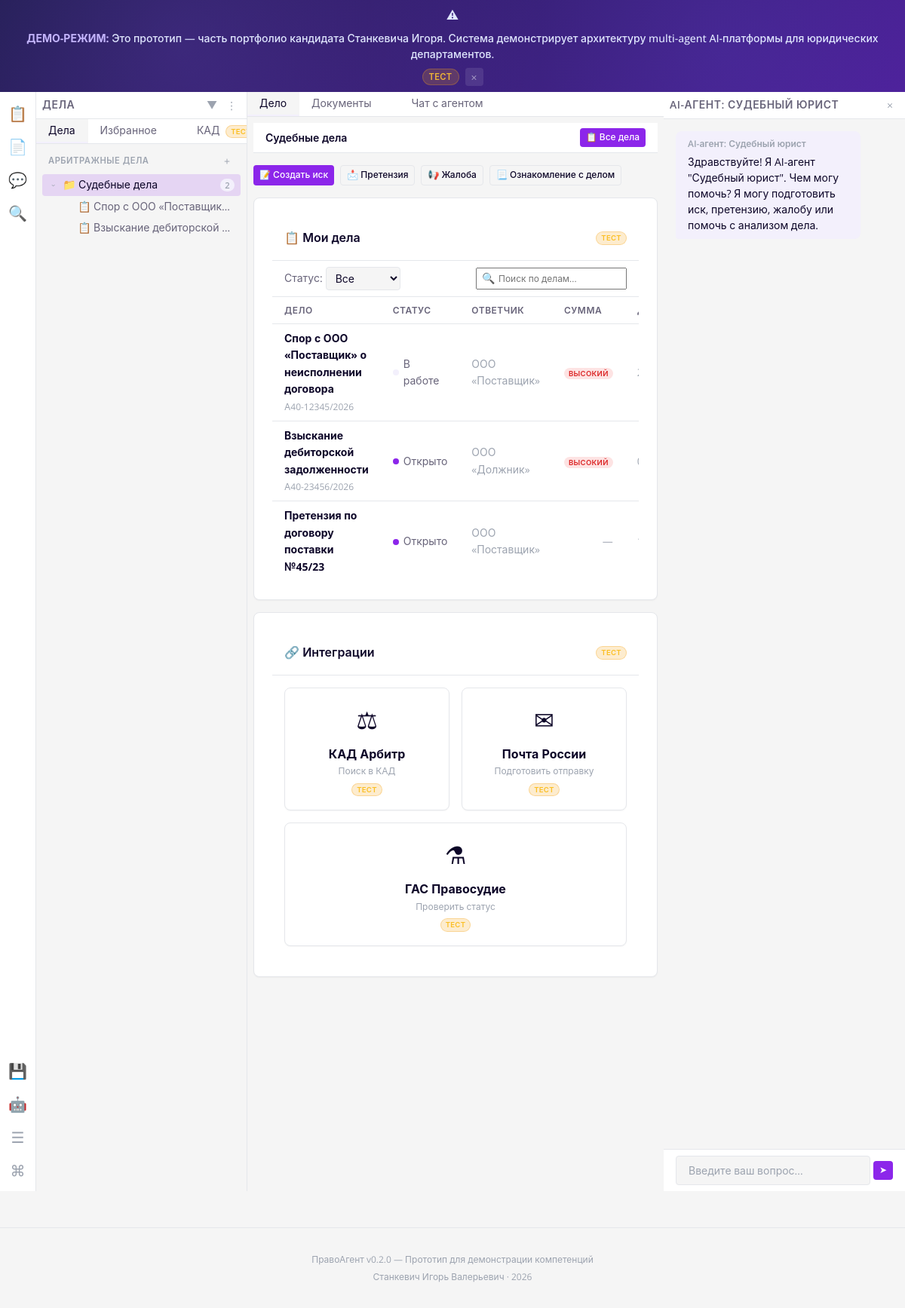
The page /app/litigation on the database its author committed.
### backend/models/base.py (models this page shows)
class Case(Base):
    __tablename__ = "cases"
    id = Column(Integer, primary_key=True, index=True)
    title = Column(String, nullable=False)
    description = Column(Text, default="")
    status = Column(String, default="open")  # open | in_progress | closed
    case_type = Column(String, default="litigation")  # litigation | contracts | general
    court = Column(String, nullable=True)
    judge = Column(String, nullable=True)
    plaintiff = Column(String, nullable=True)
    defendant = Column(String, nullable=True)
    case_number = Column(String, nullable=True)
    priority = Column(String, default="normal")  # low | normal | high | urgent
    user_id = Column(Integer, ForeignKey("users.id"), nullable=True)
    tenant_id = Column(Integer, ForeignKey("tenants.id"), nullable=True)
    created_at = Column(DateTime, default=datetime.datetime.utcnow)
    updated_at = Column(DateTime, default=datetime.datetime.utcnow, onupdate=datetime.datetime.utcnow)
    user = relationship("User", back_populates="cases")
    documents = relationship("Document", back_populates="case")

### backend/router/workspace.py (the view)
@router.get("/litigation")
def litigation_workspace(
    current_user: User = Depends(require_role("litigation", "head_legal", "admin")),
    db: Session = Depends(get_db),
):
    cases = (
        db.query(Case)
        .filter(Case.tenant_id == current_user.tenant_id)
        .all()
    )
    documents = (
        db.query(Document)
        .filter(Document.tenant_id == current_user.tenant_id)
        .count()
    )
    config = get_workspace_config("litigation")
    return render_workspace(
        "workspaces/litigation.html",
        request={},
        user=current_user,
        workspace_id="litigation",
        workspace_config=config,
        cases=cases,
        documents_count=documents,
        demo_mode=True,
        now=datetime.datetime.utcnow(),
    )

### templates/workspaces/litigation.html (shortened to what this page needs)
{% extends "base.html" %}
{% block activity_bar %}
<div class="panel-activity-bar">
    <button class="activity-bar-item active" data-panel="explorer" title="Дела (Ctrl+B)">
        &#128203;
    </button>
    <button class="activity-bar-item" data-panel="documents" title="Документы">
        &#128196;
    </button>
    <button class="activity-bar-item" data-panel="chat-agent" title="Чат с AI-агентом">
        &#128172;
    </button>
    <button class="activity-bar-item" data-panel="kad" title="КАД Арбитр">
        &#128269;
    </button>
    <div class="activity-bar-bottom">
        <button class="activity-bar-item" onclick="document.getElementById('git-modal').classList.add('open')" title="Git-интеграция">
            &#128190;
        </button>
        <button class="activity-bar-item" onclick="document.getElementById('agents-modal').classList.add('open')" title="AI-агенты">
            &#129302;
        </button>
        <button class="activity-bar-item" data-action="toggle-sidebar" title="Toggle Sidebar">
            &#9776;
        </button>
        <button class="activity-bar-item" id="omnibox-trigger" onclick="window.omnibox.open()" title="Command Palette (Ctrl+K)">
            &#8984;
        </button>
    </div>
</div>
{% endblock %}
{% block sidebar_panel %}
<div class="panel" data-panel-id="explorer" data-default-width="280">
    <div class="panel-header">
        <span class="panel-header-title">Дела</span>
        <div class="panel-header-actions">
            <button class="panel-header-btn" title="Collapse" data-action="collapse-panel">&#9660;</button>
            <button class="panel-header-btn" title="More">&#8942;</button>
        </div>
    </div>
    <div class="panel-tabs">
        <div class="panel-tab active" data-tab-target="cases-tree">
            <span>Дела</span>
        </div>
        <div class="panel-tab" data-tab-target="favorites">
            <span>Избранное</span>
        </div>
        <div class="panel-tab" data-tab-target="kad-panel">
            <span>
                КАД
                <span class="badge badge-test badge-sm" style="margin-left: 4px;">ТЕСТ</span>
            </span>
        </div>
    </div>
    <div class="panel-body" style="padding: 0;">
        <div class="panel-section" data-tab-content="cases-tree" style="padding: var(--space-sm);">
            <div class="workspace-sidebar-header">
                <span class="workspace-sidebar-title">Арбитражные дела</span>
                <button class="workspace-sidebar-action" title="Создать дело">+</button>
            </div>
            <div class="tree tree-scrollable">
                {% if cases %}
                    {% set arb_cases = cases|selectattr("case_type", "equalto", "litigation")|list %}
                    {% if arb_cases %}
                    <div class="tree-item">
                        <div class="tree-item-content tree-selected">
                            <span class="tree-toggle expanded">&rsaquo;</span>
                            <span class="tree-icon tree-icon-folder">&#128193;</span>
                            <span class="tree-label">Судебные дела</span>
                            <span class="tree-meta badge badge-sm badge-default">{{ arb_cases|length }}</span>
                        </div>
                        <ul class="tree-children" style="display: block;">
                            {% for case in arb_cases %}
                            <li class="tree-item">
                                <div class="tree-item-content" onclick="openDocument({{ case.id }})" style="cursor: pointer;">
                                    <span class="tree-icon tree-icon-case">&#128203;</span>
                                    <span class="tree-label">{{ case.title }}</span>
                                </div>
                            </li>
                            {% endfor %}
                        </ul>
                    </div>
                    {% endif %}
                {% else %}
                    <div class="panel-empty">
                        <div class="panel-empty-icon">&#128203;</div>
                        <div class="panel-empty-text">Нет дел. Создайте новое дело.</div>
                    </div>
                {% endif %}
            </div>
        </div>
    </div>
</div>
{% endblock %}
{% block main_panel %}
<div class="panel" data-panel-id="main" style="border-right: none;">
    <div class="panel-tabs">
        <div class="panel-tab active" data-tab-target="case-view">
            <span>Дело</span>
        </div>
        <div class="panel-tab" data-tab-target="documents-tab">
            <span>Документы</span>
        </div>
        <div class="panel-tab" data-tab-target="chat-tab">
            <span>Чат с агентом</span>
        </div>
    </div>
    <div class="panel-body" data-tab-content="case-view">
        <div class="workspace-toolbar">
            <span class="workspace-toolbar-title">Судебные дела</span>
            <div class="workspace-toolbar-actions">
                <button class="btn btn-sm">&#128203; Все дела</button>
            </div>
        </div>
        <div style="display: flex; gap: var(--space-sm); padding: var(--space-md) 0; flex-wrap: wrap;">
            <button class="btn btn-sm" onclick="sendToAiChat('Подготовь исковое заявление по выбранному делу')">&#128221; Создать иск</button>
            <button class="btn btn-sm btn-secondary" onclick="sendToAiChat('Подготовь претензию контрагенту по выбранному делу')">&#128233; Претензия</button>
            <button class="btn btn-sm btn-secondary" onclick="sendToAiChat('Подготовь жалобу по выбранному делу')">&#128226; Жалоба</button>
            <button class="btn btn-sm btn-secondary" onclick="sendToAiChat('Подготовь ходатайство об ознакомлении с материалами дела')">&#128195; Ознакомление с делом</button>
        </div>
        <div class="card">
            <div class="card-header">
                <span class="card-header-title">&#128203; Мои дела</span>
                <div class="card-header-actions">
                    <span class="badge badge-test badge-sm">ТЕСТ</span>
                </div>
            </div>
            <div class="card-body" style="padding: 0;">
                <div class="table-filters">
                    <div class="table-filter">
                        <label>Статус:</label>
                        <select>
                            <option>Все</option>
                        </select>
                    </div>
                    <div class="table-filter-search">
                        <span class="search-icon">&#128269;</span>
                        <input type="text" placeholder="Поиск по делам..." class="form-input-sm">
                    </div>
                </div>
                <div class="data-table-wrapper">
                    <table class="data-table">
                        <thead>
                            <tr>
                                <th>Дело</th>
                                <th>Статус</th>
                                <th>Ответчик</th>
                                <th>Сумма</th>
                                <th>Дата</th>
                            </tr>
                        </thead>
                        <tbody>
                            {% if cases %}
                                {% for case in cases %}
                                <tr>
                                    <td>
                                        <strong>{{ case.title }}</strong>
                                        {% if case.case_number %}
                                        <br><span class="text-xs text-muted">{{ case.case_number }}</span>
                                        {% endif %}
                                    </td>
                                    <td>
                                        {% if case.status == "open" %}
                                        <span class="status-text"><span class="status-dot status-dot-open"></span> Открыто</span>
                                        {% elif case.status == "in_progress" %}
                                        <span class="status-text"><span class="status-dot status-dot-in_progress"></span> В работе</span>
                                        {% elif case.status == "closed" %}
                                        <span class="status-text"><span class="status-dot status-dot-closed"></span> Закрыто</span>
                                        {% else %}
                                        <span class="status-text">{{ case.status }}</span>
                                        {% endif %}
                                    </td>
                                    <td class="cell-muted">{{ case.defendant or "—" }}</td>
                                    <td class="cell-right">
                                        {% if case.priority == "high" or case.priority == "urgent" %}
                                        <span class="badge badge-danger badge-sm">Высокий</span>
                                        {% else %}
                                        <span class="text-muted">—</span>
                                        {% endif %}
                                    </td>
                                    <td class="cell-muted">{{ case.created_at.strftime("%d.%m.%Y") if case.created_at else "—" }}</td>
                                </tr>
                                {% endfor %}
                            {% else %}
                                <tr>
                                    <td colspan="6" style="text-align: center; padding: var(--space-xl); color: var(--color-text-muted);">
                                        Нет дел. Начните с создания первого дела.
                                    </td>
                                </tr>
                            {% endif %}
                        </tbody>
                    </table>
                </div>
            </div>
        </div>
        <div class="card" style="margin-top: var(--space-md);">
            <div class="card-header">
                <span class="card-header-title">&#128279; Интеграции</span>
                <div class="card-header-actions">
                    <span class="badge badge-test badge-sm">ТЕСТ</span>
                </div>
            </div>
            <div class="card-body">
                <div style="display: flex; gap: var(--space-md); flex-wrap: wrap;">
                    <div class="card" style="flex: 1; min-width: 200px; text-align: center; padding: var(--space-md); cursor: pointer;" onclick="sendToAiChat('Найди дело в КАД Арбитраж по номеру. Расскажи, что известно о деле в открытых источниках.')">
                        <div style="font-size: 2rem; margin-bottom: var(--space-sm);">&#9878;</div>
                        <strong>КАД Арбитр</strong>
                        <p class="text-xs text-muted">Поиск в КАД</p>
                        <span class="badge badge-test badge-sm">ТЕСТ</span>
                    </div>
                    <div class="card" style="flex: 1; min-width: 200px; text-align: center; padding: var(--space-md); cursor: pointer;" onclick="sendToAiChat('Подготовь пакет документов для отправки Почтой России: опись вложения, сопроводительное письмо, конверт с обратным уведомлением.')">
                        <div style="font-size: 2rem; margin-bottom: var(--space-sm);">&#9993;</div>
                        <strong>Почта России</strong>
                        <p class="text-xs text-muted">Подготовить отправку</p>
                        <span class="badge badge-test badge-sm">ТЕСТ</span>
                    </div>
                    <div class="card" style="flex: 1; min-width: 200px; text-align: center; padding: var(--space-md); cursor: pointer;" onclick="sendToAiChat('Проверь информацию по делу в ГАС Правосудие. Найди решения, определения и статус движения дела.')">
                        <div style="font-size: 2rem; margin-bottom: var(--space-sm);">&#9879;</div>
                        <strong>ГАС Правосудие</strong>
                        <p class="text-xs text-muted">Проверить статус</p>
                        <span class="badge badge-test badge-sm">ТЕСТ</span>
                    </div>
                </div>
            </div>
        </div>
    </div>
    <div class="panel-resize-handle" data-resize-target="right"></div>
</div>
{% endblock %}
{% block right_panel %}
<div class="panel" data-panel-id="chat-agent" data-default-width="320" style="width: 320px; flex: none;">
    <div class="panel-header">
        <span class="panel-header-title">AI-агент: Судебный юрист</span>
        <div class="panel-header-actions">
            <button class="panel-header-btn" title="Close" data-action="collapse-panel">&times;</button>
        </div>
    </div>
    <div class="panel-body" style="padding: 0;">
        <div class="chat-widget" data-agent-type="litigation" data-title="AI-агент: Судебный юрист" data-auto-init></div>
    </div>
</div>
{% endblock %}

### rows shown on the page
Case: title "Спор с ООО «Поставщик…", title "Спор с ООО «Поставщик» о неисполнении договора", case_number "А40-12345/2026", status "in_progress" (drawn), defendant "ООО «Поставщик»", priority "ВЫСОКИЙ"
Case: title "Взыскание дебиторской…", title "Взыскание дебиторской задолженности", case_number "А40-23456/2026", status "open" (drawn), defendant "ООО «Должник»", priority "ВЫСОКИЙ"
Case: title "Претензия по договору поставки №45/23", status "open" (drawn), defendant "ООО «Поставщик»"

### other values the page prints
{{ arb_cases|length }} "2"
